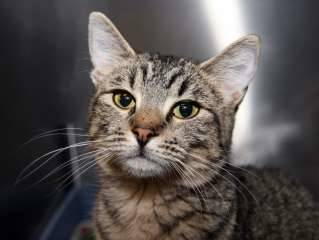
%> input picture images/cats/cat1.jpg, 319 x 240 px; its folder holds only this picture in this run
$ octave train.m   (GNU Octave 9; MATLAB toolbox functions it lacks are replaced by stand-ins)
%> lines starting %> are read from the running program, lines starting %| are printed output that depends on the picture; in (x1, y1, x2, y2) boxes, pixels count from 0 and x2, y2 are one past the last pixel; in counts of white or black regions, pixels touching at a corner belong together; the program's own positions count from 1
### combinedfeatures.m
%{
Authors:
Vishal Manghnani (vjm1952@rit.edu)
Shubham Saxena (ss4017@rit.edu)
Akshai Prabhu (ap40170@rit.edu)
%}
%Reference: IMAGE RECOGNITION FOR CATS AND DOGS. HYO JIN CHUNG AND MINH N. TRAN

function  combined = combinedfeatures( catsimages,dogsimages )
catsize= size(catsimages,3);
dogsize= size(dogsimages,3);
catresolution= size(catsimages,1);
dogresolution = size(dogsimages,1);
cat= zeros(catresolution*catresolution,catsize);
dog= zeros(dogresolution*dogresolution,dogsize);
for i=1:catsize
   features= preprocess(catsimages(:,:,i));
   %fname = sprintf('CatEdges%d.png', i);
   %imwrite(features,fname);
   cat(:,i)= reshape(features,size(features,1)*size(features,1),1);
end
for i=1:dogsize
   features= preprocess(dogsimages(:,:,i));
   %fname = sprintf('DogEdges%d.png', i);
   %imwrite(features,fname);
   dog(:,i)= reshape(features,size(features,1)*size(features,1),1);
end

combined= [cat dog];
figure; imagesc(reshape(mean(combined,2),256,256)); colormap(gray);
[U,S,V]=PCA(combined);

A = S*V';
ca= A(:,1:catsize);
da= A(:,catsize+1:catsize+dogsize);
mc = mean(ca,2);
md = mean(da,2);
SB = (md-mc)*(md-mc)';
 M1 = repmat(mc,[1,catsize]);
 M2 = repmat(md,[1,dogsize]);
 SW1 = (A(:,1:catsize) - M1) * (A(:,1:catsize) - M1)';

 SW2 = (A(:,catsize+1:catsize+dogsize) - M2) * (A(:,catsize+1:catsize+dogsize) - M2)';


 SW = SW1 + SW2;
 [V2,d] = eig(SB,SW);


[l,ind] = max(abs(diag(d)));
w = V2(:,ind);
w = w/norm(w,2);

cats= w'*U'*cat;
dogs=w'*U'*dog;


[threshold,isneg] = findThreshold(cats,dogs);

save('model.mat','w','U','threshold','isneg');

end

### preprocess.m
%{
Authors:
Vishal Manghnani (vjm1952@rit.edu)
Shubham Saxena (ss4017@rit.edu)
Akshai Prabhu (ap40170@rit.edu)
%}
function opimg = preprocess( input_img )

input_img= adapthisteq(input_img);

gauss= fspecial('gaussian',3,3);
filteredimg= rangefilt(imfilter(input_img,gauss));

opimg= filteredimg

end

### PCA.m
%{
Authors:
Vishal Manghnani (vjm1952@rit.edu)
Shubham Saxena (ss4017@rit.edu)
Akshai Prabhu (ap40170@rit.edu)
%}
%Reference: IMAGE RECOGNITION FOR CATS AND DOGS. HYO JIN CHUNG AND MINH N. TRAN


function [ U,S,V ] = PCA( featurevector )

X= featurevector- repmat(mean(featurevector,2),1,size(featurevector,2));
[U,S,V]= svd(X,0);

figure; imagesc(reshape(U(:,1),256,256)); colormap(gray);
figure; imagesc(reshape(U(:,2),256,256)); colormap(gray);
figure; imagesc(reshape(U(:,3),256,256)); colormap(gray);
figure; imagesc(reshape(U(:,4),256,256)); colormap(gray);

eigValues= diag(S);

energy= zeros(1,length(eigValues));
for i= 1:length(eigValues)
    energy(i)= sum(eigValues(1:i).^2);
end
vectorenergy= energy./energy(end);
disp(energy(end))
d= min(find(vectorenergy>=0.95));
disp(num2str(d));
Ud = U(:,1:d);
Sd= S(1:d,1:d);
Vd= V(:,1:d);

U= Ud;
S= Sd;
V= Vd;

end

### findThreshold.m
%{
Authors:
Vishal Manghnani (vjm1952@rit.edu)
Shubham Saxena (ss4017@rit.edu)
Akshai Prabhu (ap40170@rit.edu)
%}
%Reference: IMAGE RECOGNITION FOR CATS AND DOGS. HYO JIN CHUNG AND MINH N. TRAN


function [ threshold,isneg] = findThreshold(cats,dogs )
isneg=0;
if mean(dogs)>mean(cats)
    isneg=1;
    dogs= -dogs;
    cats= -cats;
end

dogsorted = sort(dogs);
catsorted = sort(cats);


d = length(dogsorted);
c = 1;


while dogsorted(d) > catsorted(c)
d = d- 1; c  = c + 1;
end


threshold = (dogsorted(d)+catsorted(c))/2;

end

### train.m
%{
Authors:
Vishal Manghnani (vjm1952@rit.edu)
Shubham Saxena (ss4017@rit.edu)
Akshai Prabhu (ap40170@rit.edu)
%}
clc;
clear all;
close all;
example_dir='images/cats';
file_list = dir( [example_dir filesep() '*.jpg'] );
fprintf('%d',length(file_list));
catsimages=zeros(256,256,length(file_list));
for index_variable = 1 : length(file_list)
 file_name = file_list( index_variable ).name;
 if(strcmp(file_name,'..')||strcmp(file_name,'.')||strcmp(file_name,'.DS_Store') )continue; end;
 fprintf( 'File %2d is %-36s --> ', index_variable, file_name );
 full_filename = [ example_dir filesep() file_name ];
 fprintf( '%s\n', full_filename );
 img= rgb2gray(im2double(imresize(imread(full_filename),[256 256])));
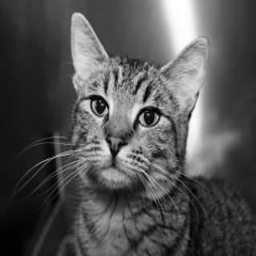
%> img: size 256x256 double; min 0.00134, max 1, mean 0.326
 catsimages(:,:,index_variable)=img;


end

example_dir='images/dogs';

file_list = dir( [example_dir filesep() '*.jpg'] );

fprintf('%d',length(file_list));
dogsimages=zeros(256,256,length(file_list));
for index_variable = 1 : length(file_list)
 file_name = file_list( index_variable ).name;
 if(strcmp(file_name,'..')||strcmp(file_name,'.')||strcmp(file_name,'.DS_Store') )continue; end;
 fprintf( 'File %2d is %-36s --> ', index_variable, file_name );
 full_filename = [ example_dir filesep() file_name ];
 fprintf( '%s\n', full_filename );
 img= rgb2gray(im2double(imresize(imread(full_filename),[256 256])));
 dogsimages(:,:,index_variable)=img;


end

combinedfeatures(catsimages,dogsimages);
%> the loop in combinedfeatures, `for i=1:catsize` made 1 pass
%> pass 1, in preprocess, `input_img= adapthisteq(input_img);`:
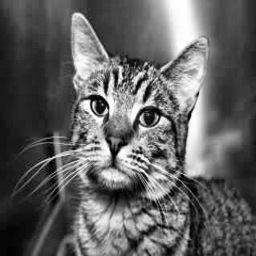
%> input_img: size 256x256 double; min 0, max 1, mean 0.381
%> pass 1, in preprocess, `filteredimg= rangefilt(imfilter(input_img,gauss));`:
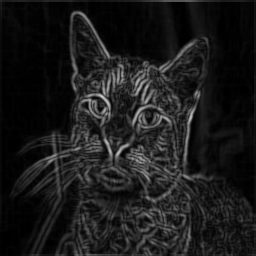
%> filteredimg: size 256x256 double; min 0, max 0.8, mean 0.104
%> in PCA, `[U,S,V]= svd(X,0);`: S = 0; V = 1
%> in PCA, `colormap(gray)`:
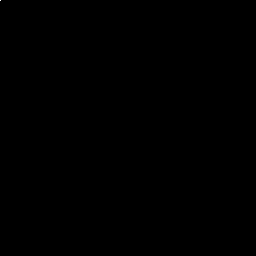
%> displayed picture: size 256x256x3, on the screen's scale of 0 to 255; 0% white in thin lines or dots, all inside (x1, y1, x2, y2) = (0, 0, 1, 1)
%> in PCA, `eigValues= diag(S);`: eigValues = 0
%> the loop in PCA, `for i= 1:length(eigValues)` made 1 pass
%> in PCA, `vectorenergy= energy./energy(end);`: vectorenergy = NaN
%| 00
%> in PCA, `d= min(find(vectorenergy>=0.95));`: d = []
%> in findThreshold, `d = length(dogsorted);`: d = 0
%> the run ends on the next line

$ run again, on images/cats/cat13.jpg
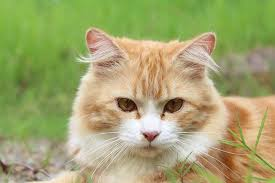
%> input picture images/cats/cat13.jpg, 275 x 183 px
%> the loop in combinedfeatures, `for i=1:catsize` made 1 pass
%> pass 1, in preprocess, `input_img= adapthisteq(input_img);`:
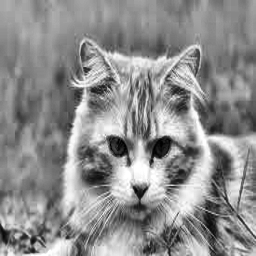
%> input_img: size 256x256 double; min 0, max 1, mean 0.557
%> pass 1, in preprocess, `filteredimg= rangefilt(imfilter(input_img,gauss));`:
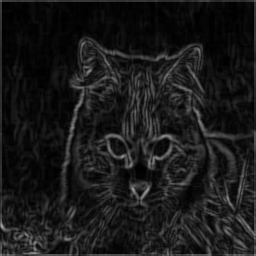
%> filteredimg: size 256x256 double; min 0, max 0.653, mean 0.101
%> in PCA, `[U,S,V]= svd(X,0);`: S = 0; V = 1
%> eigValues = 0
%> the loop in PCA, `for i= 1:length(eigValues)` made 1 pass
%> vectorenergy = NaN
%| 00
%> in PCA, `d= min(find(vectorenergy>=0.95));`: d = []
%> in findThreshold, `d = length(dogsorted);`: d = 0

$ run again, on images/cats/cat14.jpg
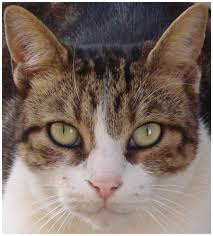
%> input picture images/cats/cat14.jpg, 213 x 236 px
%> the loop in combinedfeatures, `for i=1:catsize` made 1 pass
%> pass 1, in preprocess, `input_img= adapthisteq(input_img);`:
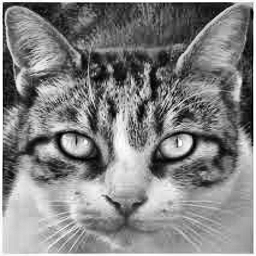
%> input_img: size 256x256 double; min 0, max 1, mean 0.515
%> pass 1, in preprocess, `filteredimg= rangefilt(imfilter(input_img,gauss));`:
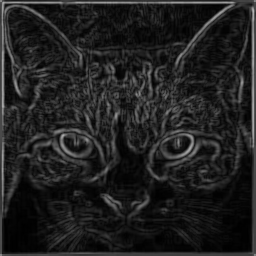
%> filteredimg: size 256x256 double; min 0.00136, max 0.715, mean 0.128
%> in PCA, `[U,S,V]= svd(X,0);`: S = 0; V = 1
%> eigValues = 0
%> the loop in PCA, `for i= 1:length(eigValues)` made 1 pass
%> vectorenergy = NaN
%| 00
%> in PCA, `d= min(find(vectorenergy>=0.95));`: d = []
%> in findThreshold, `d = length(dogsorted);`: d = 0

$ run again, on images/cats/cat10.jpg
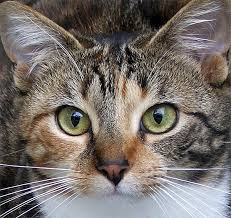
%> input picture images/cats/cat10.jpg, 231 x 218 px
%> the loop in combinedfeatures, `for i=1:catsize` made 1 pass
%> pass 1, in preprocess, `filteredimg= rangefilt(imfilter(input_img,gauss));`:
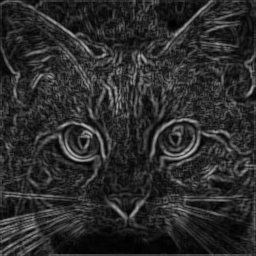
%> filteredimg: size 256x256 double; min 0.00249, max 0.746, mean 0.174
%> in PCA, `[U,S,V]= svd(X,0);`: S = 0; V = 1
%> eigValues = 0
%> the loop in PCA, `for i= 1:length(eigValues)` made 1 pass
%> vectorenergy = NaN
%| 00
%> in PCA, `d= min(find(vectorenergy>=0.95));`: d = []
%> in findThreshold, `d = length(dogsorted);`: d = 0
